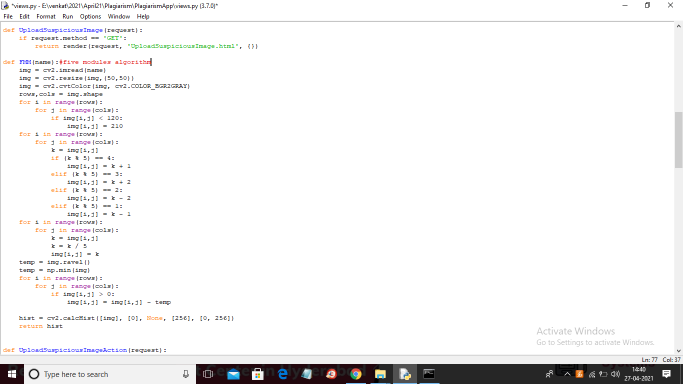
#> input picture 11.TEXT and IMAGE Plagiarism Detection/11.TEXT and IMAGE Plagiarism Detection/SOURCE CODE/Plagiarism/PlagiarismApp/image.png, 1366 x 768 px (shown at 1/2 size); its folder holds only this picture in this run
$ python -i views.py   (imports and definitions only)
#> lines starting #> are read from the running program, lines starting #| are printed output that depends on the picture; after the words box and inside, x2 and y2 are one past the last pixel; in counts of white or black regions, pixels touching at a corner belong together
from django.shortcuts import render, redirect
from django.template import RequestContext
from django.contrib import messages
from django.contrib.auth import authenticate, login as auth_login, logout as auth_logout
from django.contrib.auth.decorators import login_required
from django.contrib.auth.models import User
from django.http import HttpResponse
from django.conf import settings
from django.core.files.storage import FileSystemStorage
import matplotlib.pyplot as plt
import re
import cv2
import numpy as np
from string import punctuation
import os

# Simple text cleaning without NLTK dependencies
# [54 lines left out: functions cleanPost, remove_suffix, simple_tokenize, LCS, not called in this run]


text_files = []
text_data = []
image_files = []
image_data = []

def index(request):
    if request.method == 'GET':
       return render(request, 'index.html', {})

def Register(request):
    if request.method == 'GET':
       return render(request, 'Register.html', {})

def Login(request):
    if request.method == 'GET':
       return render(request, 'Login.html', {})

def UploadSuspiciousFile(request):
    if request.method == 'GET':
        return render(request, 'UploadSuspiciousFile.html', {})


def UploadSuspiciousImage(request):
    if request.method == 'GET':
        return render(request, 'UploadSuspiciousImage.html', {})

def FMM(name):#five modules algorithm
#> called with name = 'image.png'
    img = cv2.imread(name)
#> img is the input picture: shape (768, 1366, 3); mean B, G, R 243, 242.8, 243.3
    img = cv2.resize(img,(50,50))
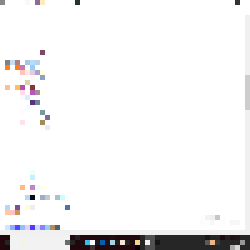
#> img: shape (50, 50, 3) (shown 5 times larger); mean B, G, R 242.5, 242.1, 242.7
    img = cv2.cvtColor(img, cv2.COLOR_BGR2GRAY)
#> img: shape (50, 50)
    rows,cols = img.shape
#> rows = 50; cols = 50
    for i in range(rows):
        for j in range(cols):
            if img[i,j] < 120:
                img[i,j] = 210
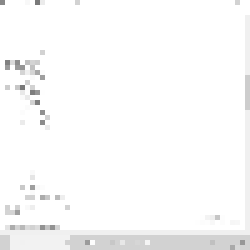
#> img: shape (50, 50) (shown 5 times larger); min 120, max 255, mean 250.4
    for i in range(rows):
        for j in range(cols):
            k = img[i,j]
            if (k % 5) == 4:
                img[i,j] = k + 1
            elif (k % 5) == 3:
                img[i,j] = k + 2
            elif (k % 5) == 2:
                img[i,j] = k - 2
            elif (k % 5) == 1:
                img[i,j] = k - 1
#> img: shape (50, 50); 4.4% of pixels changed, all inside (x1, y1, x2, y2) = (0, 0, 49, 50)
    for i in range(rows):
        for j in range(cols):
            k = img[i,j]
            k = k / 5
            img[i,j] = k
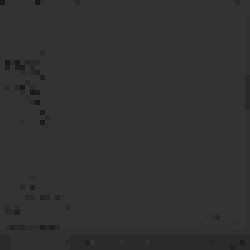
#> img: shape (50, 50) (shown 5 times larger); min 24, max 51, mean 50.1
    temp = img.ravel()
#> temp = 2500 values, max 51 at index 1, min 24 at index 7, mean 50.07
    temp = np.min(img)
#> temp = 24
    for i in range(rows):
        for j in range(cols):
            if img[i,j] > 0:
                img[i,j] = img[i,j] - temp
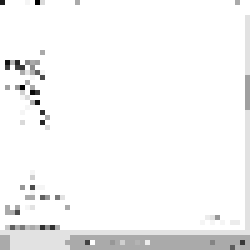
#> img: shape (50, 50) (shown 5 times larger); min 0, max 27, mean 26.1; drawn with min black and max white

    hist = cv2.calcHist([img], [0], None, [256], [0, 256])
#> hist = 256 values, max 2175 at index 27, min 0 at index 9, mean 9.77
    return hist


# [259 lines left out: functions UploadSuspiciousImageAction, UploadSuspiciousFileAction, UploadSourceImage, UploadSource, UserLogin, Signup, not called in this run]


def Logout(request):
    auth_logout(request)
    return redirect('/index.html')


# [3 lines that did not run here, left out]

>>> result = FMM('image.png')
#> result has the same summary as hist in FMM
